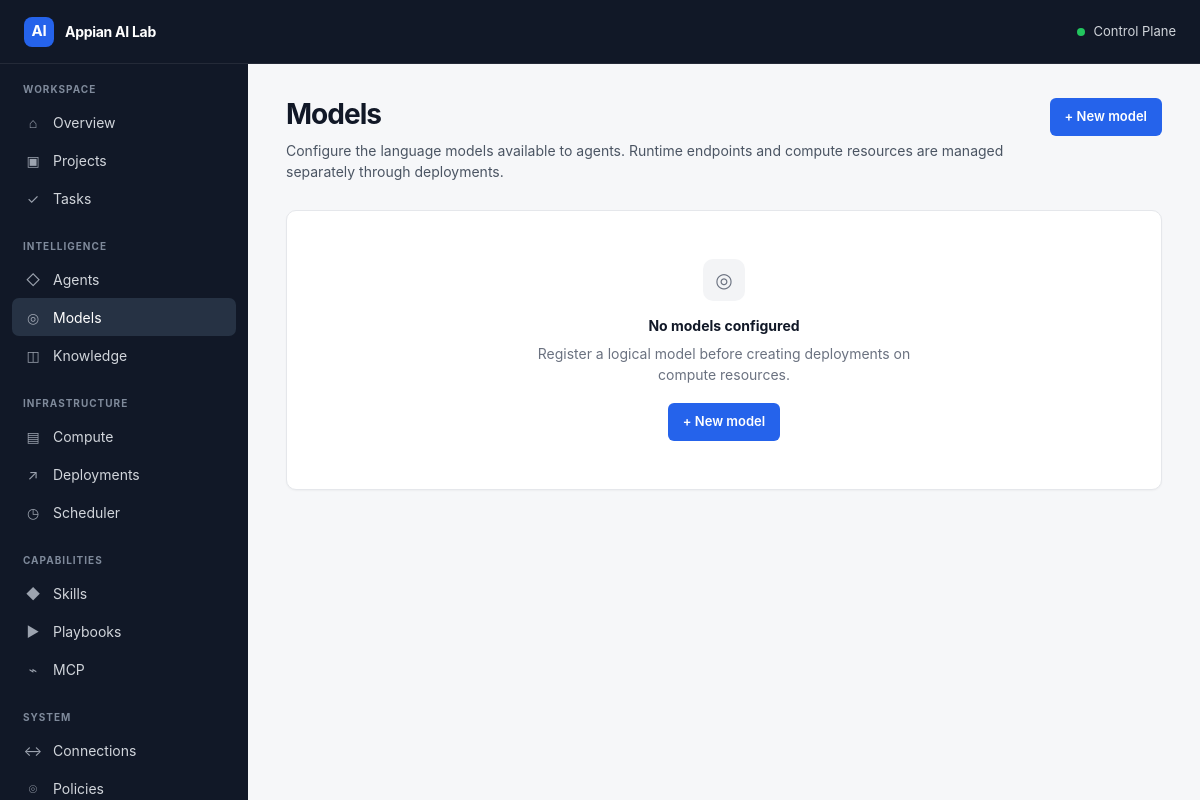
The page /models on the database as committed earlier.
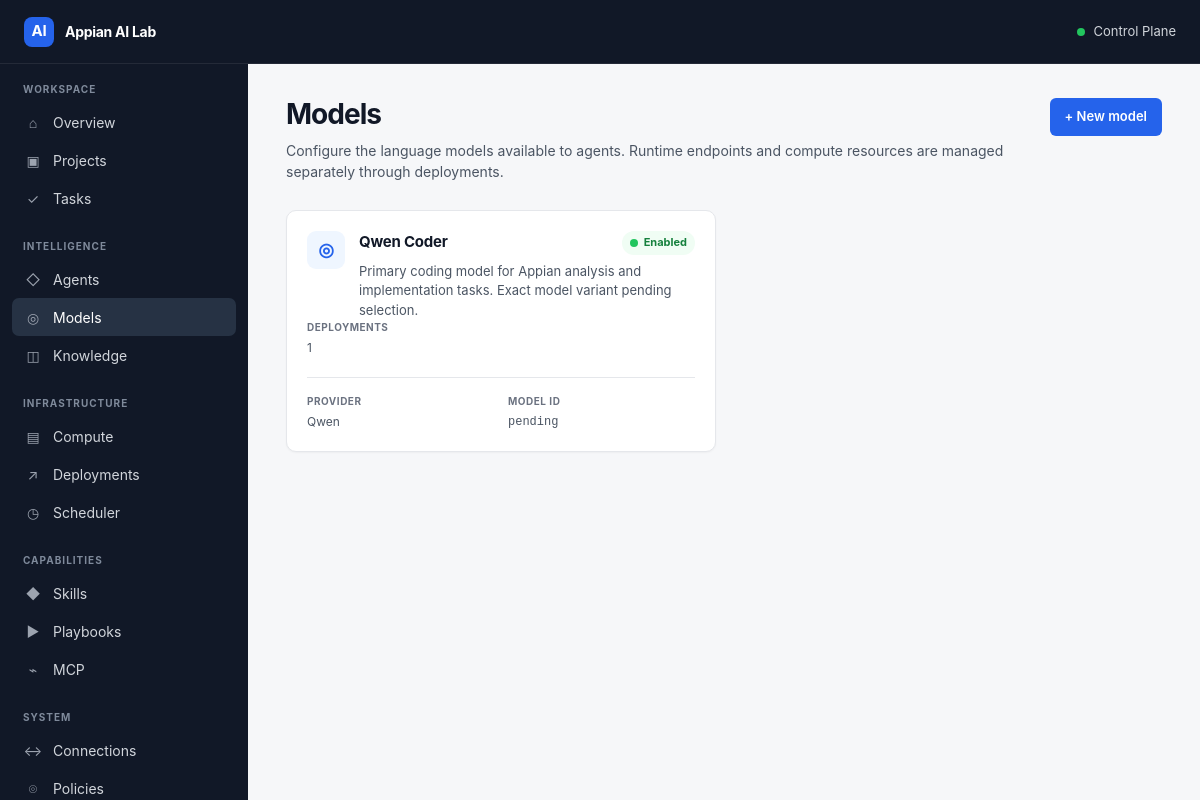
The same page on the database as committed later.
### tables this page shows
CREATE TABLE models (
            id INTEGER PRIMARY KEY AUTOINCREMENT,
            name TEXT NOT NULL UNIQUE,
            provider TEXT,
            model_id TEXT NOT NULL,
            description TEXT,
            configuration_json TEXT,
            enabled INTEGER NOT NULL DEFAULT 1,
            created_at TEXT NOT NULL DEFAULT CURRENT_TIMESTAMP,
            updated_at TEXT NOT NULL DEFAULT CURRENT_TIMESTAMP
        );

### app.py (the view)
@app.get("/models", response_class=HTMLResponse)
def models_page(request: Request):
    conn = get_connection()
    models = conn.execute(
        """
        SELECT
            models.*,
            COUNT(model_deployments.id)
                AS deployment_count
        FROM models
        LEFT JOIN model_deployments
            ON model_deployments.model_id = models.id
        GROUP BY models.id
        ORDER BY models.name
        """
    ).fetchall()
    conn.close()
    return templates.TemplateResponse(
        request=request,
        name="models.html",
        context={
            "models": models,
            "active_page": "models",
        },
    )

### templates/models.html (shortened to what this page needs)
{% extends "base.html" %}
{% block content %}
<div class="page-header">
    <div>
        <h1 class="page-title">Models</h1>
        <p class="page-description">
            Configure the language models available to agents.
            Runtime endpoints and compute resources are managed
            separately through deployments.
        </p>
    </div>
    <div class="page-actions">
        <a
            class="btn btn-primary"
            href="/models/new"
        >
            + New model
        </a>
    </div>
</div>
{% if models %}
<div class="resource-grid">
    {% for model in models %}
    <div class="card resource-card">
        <div class="resource-card-header">
            <div class="resource-icon">
                ◎
            </div>
            <div class="resource-heading">
                <div class="row space-between">
                    <h2 class="resource-title">
                        {{ model.name }}
                    </h2>
                    {% if model.enabled %}
                    <span class="badge badge-success">
                        <span class="status-dot online"></span>
                        Enabled
                    </span>
                    {% else %}
                    <span class="badge badge-neutral">
                        <span class="status-dot offline"></span>
                        Disabled
                    </span>
                    {% endif %}
                </div>
                <p class="resource-description">
                    {{ model.description or
                       "No description provided." }}
                </p>
            </div>
        </div>
        <div>
                <span class="resource-meta-label">
                    Deployments
                </span>
                <span class="resource-meta-value">
                    {{ model.deployment_count }}
                </span>
            </div>
        <div class="resource-meta">
            <div>
                <span class="resource-meta-label">
                    Provider
                </span>
                <span class="resource-meta-value">
                    {{ model.provider or "—" }}
                </span>
            </div>
            <div>
                <span class="resource-meta-label">
                    Model ID
                </span>
                <span class="resource-meta-value mono">
                    {{ model.model_id }}
                </span>
            </div>
        </div>
    </div>
    {% endfor %}
</div>
{% else %}
<div class="card">
    <div class="empty-state">
        <div class="empty-state-icon">
            ◎
        </div>
        <p class="empty-state-title">
            No models configured
        </p>
        <p class="empty-state-description">
            Register a logical model before creating
            deployments on compute resources.
        </p>
        <a
            class="btn btn-primary"
            href="/models/new"
            style="margin-top: 18px;"
        >
            + New model
        </a>
    </div>
</div>
{% endif %}
{% endblock %}

Rows that differ between the two databases and show on the page:
added models: name "Qwen Coder", enabled 1 (drawn), description "Primary coding model for Appian analysis and implementation tasks. Exact model variant pending selection.", deployment_count "1", provider "Qwen", model_id "pending"
Other text that changed with them:
text no longer shown: "◎ No models configured Register a logical model before creating deployments on compute resources. + New model"
